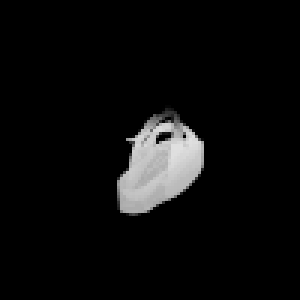
#> input picture problem-sheet-06/imgs/sandal_e20_a21.png, 100 x 100 px (shown 3 times larger); its folder holds only this picture in this run
$ jupyter execute --allow-errors Q6.2sonu.ipynb
#> lines starting #> are read from the running program, lines starting #| are printed output that depends on the picture
[cell 1]
import glob
import imageio.v2 as imageio
import re
import numpy as np
import umap.umap_ as umap
import matplotlib.pyplot as plt


# Define the path to the images
path = 'imgs/sandal_e*_a*.png'

# Get a list of all image file paths
image_files = glob.glob(path)

# Initialize lists to store image data and the corresponding elevation and azimuth values
images = []
elevations = []
azimuths = []

# Regular expression to extract elevation and azimuth from file names
pattern = re.compile(r'sandal_e(\d+)_a(\d+).png')

# Loop over all image files and extract data
for file in image_files:
    # Read the image
    img = imageio.imread(file)
#> img is the input picture: shape (100, 100); min 0, max 225, mean 11.9
    images.append(img)

    # Extract elevation and azimuth from the file name
    match = pattern.search(file)
    if match:
        elevations.append(int(match.group(1)))
        azimuths.append(int(match.group(2)))

# Convert lists to numpy arrays for easier handling
images = np.array(images)
elevations = np.array(elevations)
azimuths = np.array(azimuths)

# Get the ranges of elevation and azimuth
elevation_range = (elevations.min(), elevations.max())
azimuth_range = (azimuths.min(), azimuths.max())

# Output the ranges
print(f"Elevation range: {elevation_range}")
print(f"Azimuth range: {azimuth_range}")

[cell 2]
# Flatten the images for UMAP
n_samples, height, width = images.shape
#> n_samples = 1; height = 100; width = 100
flat_images = images.reshape(n_samples, height * width)

#> (a cell that did not finish here is left out)

[cell 4]
# Perform UMAP multiple times and plot the embeddings
num_runs = 5
fig, axes = plt.subplots(1, num_runs, figsize=(20, 6))

#> (the rest of this cell did not finish here and is left out)

Observed Differences

1. **Consistent Clustering**: Despite the stochastic nature of UMAP, the general clustering of points should remain consistent across runs. Clusters representing similar elevation and azimuth angles should appear in similar regions in each plot.

2. **Variation in Exact Positions**: While the overall structure is consistent, the exact positions of individual points will vary between runs. This is due to the inherent randomness in the optimization process used by UMAP.

3. **Global Layout**: The global layout (how clusters are positioned relative to each other) might slightly differ, but major features like prominent clusters or gradients should remain recognizable.

4. **Stability of Structure**: By running UMAP multiple times, we can observe how stable the identified structure is. If the plots consistently show similar structures, it indicates that UMAP is capturing meaningful patterns in the data.

5. **Impact of Blurring**: If you apply the blurring as suggested in the next bullet point, you might notice that the embeddings become more stable. This stability is because blurring reduces high-frequency noise, making the Euclidean distance metric more robust for UMAP.

[cell 5]
# (This last bullet point is purely voluntary and not part of the problem sheet grading.)


import glob
import imageio.v2 as imageio  # Avoiding the deprecation warning
import re
import numpy as np
import scipy.signal
import umap.umap_ as umap
import matplotlib.pyplot as plt

# Define the path to the images
path = 'imgs/sandal_e*_a*.png'

# Get a list of all image file paths
image_files = glob.glob(path)

# Initialize lists to store image data and the corresponding elevation and azimuth values
images = []
elevations = []
azimuths = []

# Regular expression to extract elevation and azimuth from file names
pattern = re.compile(r'sandal_e(\d+)_a(\d+).png')

# Loop over all image files and extract data
for file in image_files:
    # Read the image
    img = imageio.imread(file)
    images.append(img)

    # Extract elevation and azimuth from the file name
    match = pattern.search(file)
    if match:
        elevations.append(int(match.group(1)))
        azimuths.append(int(match.group(2)))

# Convert lists to numpy arrays for easier handling
images = np.array(images)
elevations = np.array(elevations)
azimuths = np.array(azimuths)

# Get the ranges of elevation and azimuth
elevation_range = (elevations.min(), elevations.max())
azimuth_range = (azimuths.min(), azimuths.max())

print(f"Elevation range: {elevation_range}")
print(f"Azimuth range: {azimuth_range}")

# Define the blur kernel
kernel = np.array([
    [1/16, 1/8, 1/16],
    [1/8, 1/4, 1/8],
    [1/16, 1/8, 1/16]
])

# Apply the blur kernel to each image
blurred_images = []
for img in images:
    blurred_img = scipy.signal.convolve2d(img, kernel, mode='valid')
    blurred_images.append(blurred_img)
#> this loop made 1 pass
#> pass 1, `blurred_img = scipy.signal.convolve2d(img, kernel, mode='valid')`:
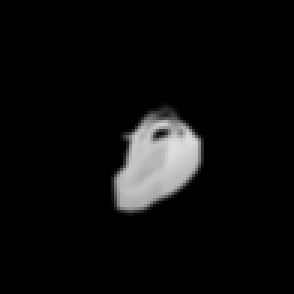
#> blurred_img: shape (98, 98) float64 (shown 3 times larger); min 0, max 223.2, mean 12.4
#> after the loop, blurred_images = 1 item

blurred_images = np.array(blurred_images)

# Flatten the blurred images for UMAP
n_samples, height, width = blurred_images.shape
#> height = 98; width = 98
flat_blurred_images = blurred_images.reshape(n_samples, height * width)

# Perform UMAP multiple times and plot the embeddings
num_runs = 5
fig, axes = plt.subplots(1, num_runs, figsize=(20, 6))

#> (the rest of this cell did not finish here and is left out)
